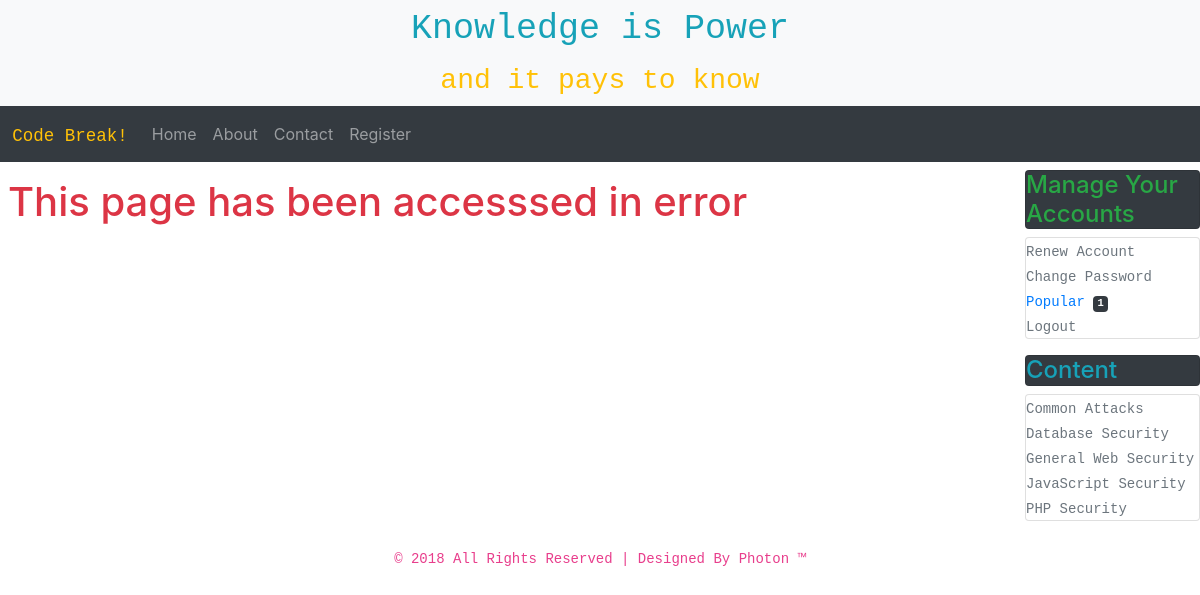
The page /category/3 on the database its author committed.
### tables this page shows
CREATE TABLE `categories` (
  `id` smallint(6) NOT NULL,
  `category` varchar(30) NOT NULL
);

### includes/body.php (the view, shortened to what this page needs)
<div class = "row page">
	<div class = "col-10 content my-2">
		  <?php if(isset($body)) echo $body;?>
	</div>
	<div class = "sidebar col-2 d-none d-sm-block">
		<div class = "my-2">
			<h4 class = "text-success bg-dark card title"> Manage Your Accounts</h4>
			<ul class = "list-unstyled card">
				<li>
					<a href = "/E-Commerce/renew-account" class = "nounderline" title = "Renew Your Account">
						<code class = "text-secondary"> Renew Account </code>
					</a>
				</li>
				<li>
					<a href = "/E-Commerce/change-password" class = "nounderline" title = "Change Your Password">
						<code class = "text-secondary"> Change Password </code>
					</a>
				</li>
				<li>
					<a href = "/E-Commerce/pdf" class = "nounderline" title = "View Our Popular PDFs">
						<?php
							$query = "SELECT tmp_name, title, description, size, file_name FROM pdfs ORDER BY date_created DESC";
							$result = mysqli_query($dbc, $query);
							$number = mysqli_num_rows($result);
						?>
						<code>
							Popular
							<span class = "badge badge-dark"><?php echo $number; ?></span>
						</code>
					</a>
				</li>
				<li>
					<a href = "/E-Commerce/logout" class = "nounderline" title = "Logout">
						<code class = "text-secondary"> Logout </code>
					</a>
				</li>
			</ul>
		</div>
		<div class = "my-2">
			<h4 class = "text-info bg-dark card title"> Content</h4>
			<ul class = "list-unstyled card">
				<?php
					$dbc = mysqli_connect("localhost", "root", "", "ecommerce1")
						  or die("Server Denied");
					$query = "SELECT * FROM categories ORDER BY category";
					$result = mysqli_query($dbc, $query) or die ("Query Denied");
					while($row = mysqli_fetch_array($result)):
						echo '<li>';
						echo '	<a href = "/E-Commerce/category/'.$row['id'].'" class = "nounderline" title = "'.$row['category'].'">';
						echo '		<code class = "text-secondary"> '.$row['category'].' </code>';
						echo '	</a>	';
						echo '</li>';
					endwhile;
				?>
			</ul>
		</div>
	</div>
</div>

### includes/category.php (shortened to what this page needs)
<?php
if(isset($_GET['id']) && filter_var($_GET['id'], FILTER_VALIDATE_INT, ['min_range' => 1])):
	include($_SERVER['DOCUMENT_ROOT']."/E-Commerce/includes/header.php");
	if(isset($_SESSION['user_id']) && !isset($_SESSION['user_not_expired'])):
		$body = "<h1 class = 'ml-2 mt-2 text-success'> Thank you for you interest in this content </h1>";
		$body .= "<p class = 'ml-2 mt-2 text-danger'> Unfortunately you account has been expired. </p>";
		$body .= "<p class = 'ml-2 mt-2 text-danger'> <a href = 'renew' class = 'nounderline'>Renew Your Account</a></p>";
		$body .= "<p class = 'ml-2 mt-2 text-danger'>In order to access site content.</p>";
	elseif(!isset($_SESSION['user_id'])):
		$body = "<h1 class = 'ml-2 mt-2 text-success'> Thank you for you interest in this content </h1>";
		$body .= "<p class = 'ml-2 mt-2 text-danger'>You must be logged in as a registered user to view site content. </p>";
	endif;
	if(isset($_SESSION['user_id']) && isset($_SESSION['user_not_expired'])):
		$query = "SELECT id, title, description FROM Pages WHERE category_id = '".$_GET['id']."' ORDER BY date_created DESC";
		$result = mysqli_query($dbc, $query);
		if(mysqli_num_rows($result) > 0):
			$count = 0;
			while($row = mysqli_fetch_array($result)):
				if($count == 0):
					$body = "<h3 class = 'ml-2'>";
				endif;
					$body .= "<h3 class = 'ml-2'>";
						$body .= "<a href = '/E-Commerce/category/page/".$row['id']."' class = 'nounderline'>";
							$body .= $row['title'];
						$body .= "</a>";
					$body .= "</h3>";
					$body .= "<p class = 'ml-2'><code>";
					$body .= $row['description'];
					$body .= "</code></p'>";
				$count++;
			endwhile;
		endif;
	else:
		$body = "<h1 class = 'ml-2 mt-2 text-danger'> This page has been accesssed in error</h1>";
	endif;
	include($_SERVER['DOCUMENT_ROOT']."/E-Commerce/includes/body.php");
	include($_SERVER['DOCUMENT_ROOT']."/E-Commerce/includes/footer.php");
endif;
?>

### includes/header.php (shortened to what this page needs)
<!DOCTYPE html>
<html lang = "en">
	<head>
			<link rel = "stylesheet" href = "/E-Commerce/vendor/bootstrap.min.css" media = "screen"/>
			<link rel = "stylesheet" href = "/E-Commerce/CSS/style.css" media = "screen"/>
	</head>
	<body>
		<div class = "row" id = "wrap">
			<div class = "col header text-center bg-light">
				<h1>
					<a href = "/E-Commerce/index" class = "nounderline">
						<code class = "text-info">Knowledge is Power</code>
					</a>
				</h1>
				<h2>
					<code class = "text-warning">and it pays to know</code>
				</h2>
			</div>
		</div>
		<div class = "row">
			<nav id = "nav" class = "col navbar navbar-expand-sm navbar-dark bg-dark sticky-top">
				<a class = "navbar-brand" href = "#">&nbsp;
					<code class = "text-warning">Code Break!</code>
				</a>
   				<div class = "collapse navbar-collapse" id = "collapsibleNavbar">
					<ul class = "navbar-nav">
					<?php $pages = ["Home" => "index", "About" => "about",
					                "Contact" => "contact", "Register" => "register"];
						$this_page = basename($_SERVER['PHP_SELF'], ".php");
					    foreach ($pages as $key => $value):
					    	if($value == $this_page):
								echo '<li class = "nav-item active">';
					    	else:
								echo '<li class = "nav-item">';
					    	endif;
							echo '	<a href = "/E-Commerce/'.$value.'" class = "nav-link">';
							echo 		$key;
							echo '	</a>';
							echo '</li>';
					    endforeach;
					?>
					</ul>
				</div>
			</nav>
		</div>

### includes/footer.php (shortened to what this page needs)
	<div class = "row footer navbar navbar-fixed-bottom text-center">
		  <div class = "col">
			  <code>&copy; <?php echo date("Y");?> All Rights Reserved | Designed By Photon &trade;</code>
		  </div>
	</div>
 </body>
</html>

### CSS/style.css (style rules this page uses)
.nounderline { text-decoration: none !important }

### rows shown on the page
categories: category "Common Attacks"
categories: category "Database Security"
categories: category "General Web Security"
categories: category "JavaScript Security"
categories: category "PHP Security"

### other values the page prints
$key "Home"
$key "About"
$key "Contact"
$key "Register"
$number "1"
